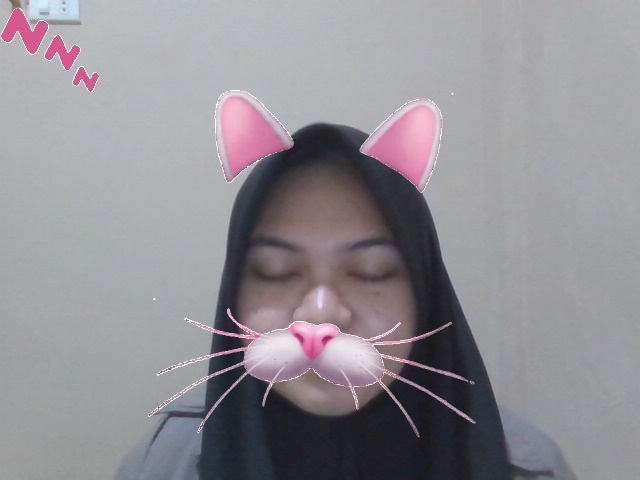
#> input picture uts/sleep.jpg, 640 x 480 px, given in place of the camera
$ jupyter execute --allow-errors prak4.ipynb   (text cells are left out)
#> lines starting #> are read from the running program, lines starting #| are printed output that depends on the picture
[cell 1]
#Deteksi wajah pada gambar
import cv2

#download folder cascade di https://drive.google.com/file/d/1AcMPiaExIdzCmBc2E24exnPtwIB3_ir6/view?usp=sharing
# face_cascade = cv2.CascadeClassifier('./cascades/haarcascade_frontalface_default.xml')
#atau
face_cascade = cv2.CascadeClassifier(cv2.data.haarcascades +'haarcascade_frontalface_default.xml')

#download gambar di https://drive.google.com/file/d/1UceTLyCk38JRqOqq7mJZazi9ZdEQVu1U/view?usp=sharing
img = cv2.imread('./gambar/woodcutters.jpg')
# img = cv2.imread('./gambar/nidriper.jpg')

# ubah jadi gray karna deteksi wajah gak perlu data citra berwarna
#> (the rest of this cell did not finish here and is left out)

[cell 2]
#Deteksi wajah dari live camera
import cv2
import numpy as np

face_cascade = cv2.CascadeClassifier('./cascades/haarcascade_frontalface_alt.xml')
#atau
#face_cascade = cv2.CascadeClassifier(cv2.data.haarcascades +'haarcascade_frontalface_alt.xml')

cap = cv2.VideoCapture(0)
scaling_factor = 0.5

while True:
    ret, frame = cap.read()
#> frame is the input picture: shape (480, 640, 3); mean B, G, R 148.3, 142.6, 145.7
    frame = cv2.resize(frame, None, fx=scaling_factor, fy=scaling_factor,
    interpolation=cv2.INTER_AREA)
#> frame: shape (240, 320, 3)
    gray = cv2.cvtColor(frame, cv2.COLOR_BGR2GRAY)
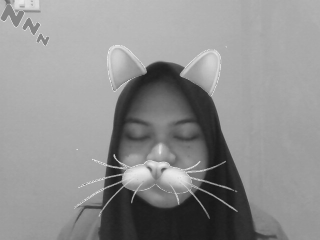
#> gray: shape (240, 320); min 24, max 241, mean 144.3

    face_rects = face_cascade.detectMultiScale(gray, 1.3, 5)
#> face_rects = ()
    for (x,y,w,h) in face_rects:
        cv2.rectangle(frame, (x,y), (x+w,y+h), (0,255,0), 3)
#> this loop made 0 passes

    cv2.imshow('Face Detector', frame)
    if cv2.waitKey(1) & 0xff == ord('q'):
#> (key q is pressed here)
        break

cap.release()
cv2.destroyAllWindows()

[cell 3]
#Deteksi mata
#Agar proses deteksi mata menjadi lebih cepat maka pertama sekali kita deteksi wajah
#baru kemudian dari region wajah dilakukan deteksi mata
import cv2
import numpy as np

face_cascade = cv2.CascadeClassifier('./cascades/haarcascade_frontalface_alt.xml')
eye_cascade = cv2.CascadeClassifier('./cascades/haarcascade_eye.xml')
if face_cascade.empty():
    raise IOError('Unable to load the face cascade classifier xml file')
if eye_cascade.empty():
    raise IOError('Unable to load the eye cascade classifier xml file')

cap = cv2.VideoCapture(0)
ds_factor = 0.5

while True:
    ret, frame = cap.read()
    frame = cv2.resize(frame, None, fx=ds_factor, fy=ds_factor, interpolation=cv2.INTER_AREA)
    gray = cv2.cvtColor(frame, cv2.COLOR_BGR2GRAY)

    faces = face_cascade.detectMultiScale(gray, 1.3, 5)
#> faces = ()
    for (x,y,w,h) in faces:
        roi_gray = gray[y:y+h, x:x+w]
        roi_color = frame[y:y+h, x:x+w]
        eyes = eye_cascade.detectMultiScale(roi_gray)
        for (x_eye,y_eye,w_eye,h_eye) in eyes:
            center = (int(x_eye + 0.5*w_eye), int(y_eye + 0.5*h_eye))
            radius = int(0.3 * (w_eye + h_eye))
            color = (0, 255, 0)
            thickness = 3
            cv2.circle(roi_color, center, radius, color, thickness)

    cv2.imshow('Eye Detector', frame)

    if cv2.waitKey(1) & 0xff == ord('q'):
#> (key q is pressed here)
        break

cap.release()
cv2.destroyAllWindows()

[cell 4]
#Deteksi senyum
import cv2

face_cascade = cv2.CascadeClassifier(cv2.data.haarcascades +'haarcascade_frontalface_default.xml')
eye_cascade = cv2.CascadeClassifier(cv2.data.haarcascades +'haarcascade_eye.xml')
smile_cascade = cv2.CascadeClassifier(cv2.data.haarcascades +'haarcascade_smile.xml')


def detect(gray, frame):
    faces = face_cascade.detectMultiScale(gray, 1.3, 5)
#> faces = ()
    for (x, y, w, h) in faces:
        cv2.rectangle(frame, (x, y), ((x + w), (y + h)), (255, 0, 0), 2)
        roi_gray = gray[y:y + h, x:x + w]
        roi_color = frame[y:y + h, x:x + w]
        smiles = smile_cascade.detectMultiScale(roi_gray, 1.8, 20)

        for (sx, sy, sw, sh) in smiles:
            cv2.rectangle(roi_color, (sx, sy), ((sx + sw), (sy + sh)), (0, 0, 255), 2)
    return frame


video_capture = cv2.VideoCapture(0)
while video_capture.isOpened():
# Captures video_capture frame by frame
    _, frame = video_capture.read()

    # To capture image in monochrome
    gray = cv2.cvtColor(frame, cv2.COLOR_BGR2GRAY)
    faces = face_cascade.detectMultiScale(gray, 1.3, 5)
    # calls the detect() function
    canvas = detect(gray, frame)

    # Displays the result on camera feed
    cv2.imshow('Video', canvas)

    # The control breaks once q key is pressed
    if cv2.waitKey(1) & 0xff == ord('q'):
#> (key q is pressed here)
        break

# Release the capture once all the processing is done.
video_capture.release()
cv2.destroyAllWindows()

[cell 5]
#Latihan 1
#Kumpulkan 10 gambar yang mengandung ramai orang (>2 orang), bisa gambar foto anda dan keluarga
#bisa juga foto anda dan saudara, bisa juga foto anda dan teman-teman, bebas saja
#Kemudian lakukan deteksi wajah dan tampilkan gambar hasil deteksi dengan matplotlib
#lalu hitung probabilitas setiap wajah pada suatu gambar yang berhasil terdeteksi (secara manual)
#Contoh pada gambar 1, ada 5 orang, apabila semua wajah berhasil terdeteksi semuanya maka
#probabilitas adalah 1
#Contoh pada gambar 2, ada 6 orang, apabila 4 wajah berhasil terdeteksi maka probabilitas
#adalah 4/6 atau 2/3
#Hitungan probabilitas tersebut juga ditampilkan/dicetak

#Deteksi wajah pada gambar
import cv2
face_cascade = cv2.CascadeClassifier(cv2.data.haarcascades +'haarcascade_frontalface_default.xml')
#> (the rest of this cell did not finish here and is left out)

[cell 6]
from matplotlib import pyplot as plt

# create figure
fig = plt.figure(figsize=(40, 35))

# setting values to rows and column variables
rows = 3
columns = 4

Images = []
# reading images
for no in range(10):
    Images.append(cv2.imread('gambar/detected/img'+str(no+1)+'_detected.jpg'))

#> (the rest of this cell did not finish here and is left out)

[cell 7]
import matplotlib.pyplot as plt

# perhitungan akurasi
acc = [1, 5/7, 7/8, 2/3, 3/4, 5/6, 4/5, 1, 1, 6/7]

left = [*range(1,11)]
height = acc
tick_label = ['Image1', 'Image2', 'Image3', 'Image4', 'Image5',
              'Image6', 'Image7', 'Image8', 'Image9', 'Image10']

plt.bar(left, height, tick_label = tick_label,
        width = 0.8, color = (0.5,0.1,0.5,0.6))
plt.xticks(rotation = 45)

plt.xlabel('Images')
plt.ylabel('Accuracy')
plt.title('Akurasi deteksi wajah dari 10 image')

plt.show()
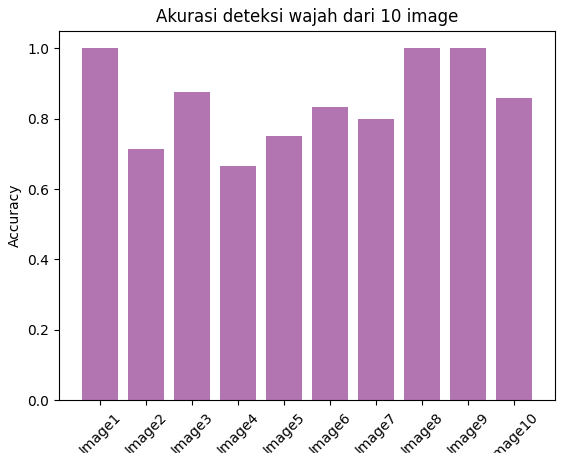
#> figure drawn by matplotlib, 1 panel
